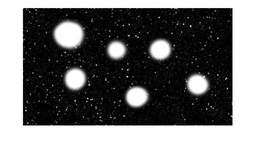
#> input picture trabalho_05/images/cosmos_original.jpg, 256 x 143 px, shrunk from 947 x 530 before the run
$ jupyter execute trabalho_05.ipynb   (shell and % lines are left out)   (older library calls are emulated)
#> lines starting #> are read from the running program, lines starting #| are printed output that depends on the picture; after the words box and inside, x2 and y2 are one past the last pixel; in counts of white or black regions, pixels touching at a corner belong together
**Aluno**: Artur Chiaperini Grover.

# Trabalho 5 - Transformada de Hough

Faça um documento jupyter notebook que forneça, com base na transformada de Hough modelada para círculos, a contagem e a descrição (coordenadas dos centros e raio) dos discos grandes presentes na imagem do exemplo (do trabalho 3 - segmentação dos discos claros usando a transformada top-hat).

-------

Procedimento sugerido:

Use como base o resultado do trabalho 3. Inicialmente, subtraia o resultado do trabalho 3 da imagem original a fim de obter a segmentação dos discos. Em seguida, utilize um filtro para obter as bordas dos discos e binarize o resultado. Por fim, empregue a transformada de Hough para obter as informações desejadas.

-------

#### Bibliotecas

[cell 1]
import cv2 as cv
import numpy as np

import matplotlib.pyplot as plt

from collections import defaultdict

-------

# Funções

Para resolver o problema de identificar as circunferências, criamos as funções a seguir:

* ```img_threshold```: limiarização da imagem, o limiar pode ser dado como parâmetro para a função;
* ```img2binary```: binarização da imagem;
* ```sobel```: aplica o filtro sobel na imagem;
* ```plota```: função para exibir as imagens;
* ```remove_straight_edges```: remove as linhas horizontais e verticais da imagem.

[cell 2]
def img_threshold(img, threshold = 60):
    '''Performs limiarization of an image'''
    return threshold < img

[cell 3]
def img2binary(img):
    '''Binarization of image with threshold given'''
    img[img > 0] = 1
    return img

[cell 4]
def sobel(img):
    '''Apply sobel filter on an image'''
    sobelx = np.array([[-1, 0, 1], [-2, 0, 2], [-1, 0, 1]])
    sobely = np.array([[-1, -2, -1], [0, 0, 0], [1, 2, 1]])
    gx = cv.convertScaleAbs(cv.filter2D(img,
                                        cv.CV_64F,
                                        cv.flip(sobelx, -1)))
    gy = cv.convertScaleAbs(cv.filter2D(img,
                                        cv.CV_64F,
                                        cv.flip(sobely, -1)))

    return gx + gy

[cell 5]
def plota(img, gray = True, save = False, name = ''):
    num = len(img)
    fig = plt.figure(figsize = (15, 9))
    grid = plt.GridSpec(1, num, fig)

    for i in range(num):
        ax = fig.add_subplot(grid[0, i])
        if gray:
            ax.imshow(img[i], cmap = 'gray')
        else:
            ax.imshow(img[i])
        ax.set_xticks([])
        ax.set_yticks([])

    if save:
        plt.savefig(name)

    return fig

[cell 6]
def remove_straight_edges(img, percent = 0.03):
    '''Removes horizontal and vertical straight edges from an image'''
    if img.max() != 255:
        horizontal = np.copy(img * 255)
        vertical = np.copy(img * 255)
    else:
        horizontal = np.copy(img)
        vertical = np.copy(img)

    kernel = np.ones((2, 2), np.uint8)

    n_rows, n_cols = img.shape
    horizontal_size = np.int(n_cols * percent)
    horizontal_structure = cv.getStructuringElement(cv.MORPH_RECT,
                                                    (horizontal_size, 1))
    horizontal = cv.erode(horizontal, horizontal_structure)
    horizontal = cv.dilate(horizontal, horizontal_structure)
    horizontal = cv.bitwise_not(horizontal)
    horizontal_edges = cv.adaptiveThreshold(horizontal, 255,
                                            cv.ADAPTIVE_THRESH_MEAN_C,
                                            cv.THRESH_BINARY, 3, -2)

    horizontal_edges = cv.dilate(horizontal_edges, kernel)
    horizontal_smooth = np.copy(horizontal)
    horizontal_smooth = cv.blur(horizontal_smooth, (3, 3))

    (rows, cols) = np.where(horizontal_edges != 0)
    horizontal[rows, cols] = horizontal_smooth[rows, cols]

    vertical_size = np.int(n_rows * percent)
    vertical_structure = cv.getStructuringElement(cv.MORPH_RECT,
                                                  (1, vertical_size))
    vertical = cv.erode(vertical, vertical_structure)
    vertical = cv.dilate(vertical, vertical_structure)
    vertical = cv.bitwise_not(vertical)
    vertical_edges = cv.adaptiveThreshold(vertical, 255,
                                          cv.ADAPTIVE_THRESH_MEAN_C,
                                          cv.THRESH_BINARY, 3, -2)

    vertical_edges = cv.dilate(vertical_edges, kernel)
    vertical_smooth = np.copy(vertical)
    vertical_smooth = cv.blur(vertical_smooth, (3, 3))

    (rows, cols) = np.where(vertical_edges != 0)
    vertical[rows, cols] = vertical_smooth[rows, cols]


    return cv.bitwise_not(vertical) + cv.bitwise_not(horizontal)

-------

# Carregando as images

Neste problema usamos as duas imagens abaixo. A variável **entrada** recebe a imagem original que possue as grandes circunferências brancas.

O objetivo deste trabalho é aplicar a transformada circular de Hough, e identificar as grandes circunferências.

[cell 7]
entrada = cv.imread('../images/cosmos_original.jpg', 0)
#> entrada is the input picture: shape (143, 256); min 0, max 255, mean 104.7

[cell 8]
fig = plota([entrada])
#> in plota, `num = len(img)`: num = 1

-------

# Preparação da Imagem

Nesta etapa fazemos a preparação da imagem.

Para identificar as circunferências, primeiro fizemos a limiarização das duas imagens carregadas. Essa limiarização tem o objetivo de deixar bem delimitado os espaços que cada objeto dentro da imagem ocupa, e remover a degrade que aparece entorno das cincunferências grandes, como podemos ver abaixo.

[cell 9]
entrada_thres = img_threshold(entrada).astype(np.uint8)
#> in img_threshold, `return threshold < img`:
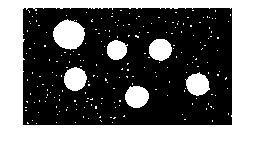
#> returned value: shape (143, 256) bool; 41.7% white; 214 white regions (207 under 20 px), largest, box (x1, y1, x2, y2) and area: (0, 0, 256, 143) 12209, (53, 19, 85, 50) 726, (64, 67, 87, 91) 421
fig = plota([entrada_thres])

Para limpar o ruido das imagens, que seriam os pequenos pontos brancos, aplicamos um filtro mediano. Pegamos o resultado do filtro mediano, e aplicamos o filtro sobel para deixar apenas as bordas dos objetos na imagem.

[cell 10]
entrada_thres_med = cv.medianBlur(entrada_thres, 5)
#> entrada_thres_med: shape (143, 256); values 0 (black) and 1 (white), 40.6% white; 7 white regions, largest, box (x1, y1, x2, y2) and area: (0, 0, 256, 143) 12205, (53, 20, 85, 49) 722, (64, 67, 87, 91) 419
fig = plota([entrada_thres_med])

[cell 11]
entrada_thres_med_sob = sobel(entrada_thres_med)
fig = plota([entrada_thres_med_sob])

Para deixar mais em evidência os objetos da image depois do filtro sobel ter sido aplicado, fazemos a binarização da imagem.

[cell 12]
sob_bin = img2binary(np.copy(entrada_thres_med_sob))
#> in img2binary, `img[img > 0] = 1`: img: shape (143, 256); values 0 (black) and 1 (white), 6.8% white in thin lines or dots, all inside (x1, y1, x2, y2) = (22, 7, 233, 126)
fig = plota([sob_bin])

Uma vez que temos a imagem acima, podemos remover as bordas horizontais e verticais. O motivo de remover estas bordas é ter menos pontos que serão usados na transformada de Hough. A sequência de imagens a seguir mostra as bordas horizontais e verticais que foram identificadas.

[cell 13]
test = remove_straight_edges(sob_bin)
#> in remove_straight_edges, `horizontal = cv.erode(horizontal, horizontal_structure)`: horizontal: shape (143, 256); 2.5% white in thin lines or dots, all inside (x1, y1, x2, y2) = (25, 7, 229, 126)
#> in remove_straight_edges, `horizontal = cv.dilate(horizontal, horizontal_structure)`: horizontal: shape (143, 256); 3.1% white in thin lines or dots, all inside (x1, y1, x2, y2) = (22, 7, 232, 126)
#> in remove_straight_edges, `horizontal_edges = cv.adaptiveThreshold(horizontal, 255, cv.ADAPTIVE_T..`: horizontal_edges: shape (143, 256); 3.6% white in thin lines or dots, all inside (x1, y1, x2, y2) = (21, 6, 233, 127)
#> in remove_straight_edges, `horizontal_edges = cv.dilate(horizontal_edges, kernel)`:
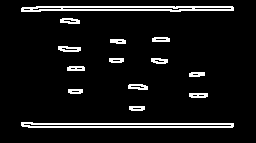
#> horizontal_edges: shape (143, 256); 7.3% white in thin lines or dots, all inside (x1, y1, x2, y2) = (21, 6, 234, 128)
#> in remove_straight_edges, `horizontal_smooth = cv.blur(horizontal_smooth, (3, 3))`:
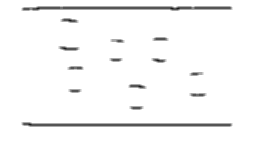
#> horizontal_smooth: shape (143, 256); min 28, max 255, mean 247
#> in remove_straight_edges, `(rows, cols) = np.where(horizontal_edges != 0)`: rows = 2656 values from 6 to 127; cols = 2656 values, max 233 at index 407, min 21 at index 408, mean 125.9
#> in remove_straight_edges, `horizontal[rows, cols] = horizontal_smooth[rows, cols]`:
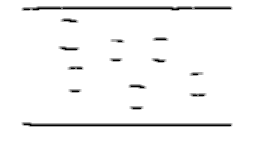
#> horizontal: shape (143, 256); min 0, max 255, mean 245.8
#> in remove_straight_edges, `vertical = cv.erode(vertical, vertical_structure)`: vertical: shape (143, 256); 2.1% white in thin lines or dots, all inside (x1, y1, x2, y2) = (22, 9, 233, 125)
#> in remove_straight_edges, `vertical = cv.dilate(vertical, vertical_structure)`: vertical: shape (143, 256); 3.2% white in thin lines or dots, all inside (x1, y1, x2, y2) = (22, 8, 233, 127)
#> in remove_straight_edges, `vertical_edges = cv.adaptiveThreshold(vertical, 255, cv.ADAPTIVE_THRES..`: vertical_edges: shape (143, 256); 3.6% white in thin lines or dots, all inside (x1, y1, x2, y2) = (21, 7, 234, 128)
#> in remove_straight_edges, `vertical_edges = cv.dilate(vertical_edges, kernel)`: vertical_edges: shape (143, 256); 7.2% white in thin lines or dots, all inside (x1, y1, x2, y2) = (21, 7, 235, 129)
#> in remove_straight_edges, `vertical_smooth = cv.blur(vertical_smooth, (3, 3))`:
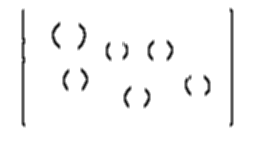
#> vertical_smooth: shape (143, 256); min 28, max 255, mean 246.9
#> in remove_straight_edges, `(rows, cols) = np.where(vertical_edges != 0)`: rows = 2629 values from 7 to 128; cols = 2629 values, max 234 at index 23, min 21 at index 13, mean 124.5
#> in remove_straight_edges, `vertical[rows, cols] = vertical_smooth[rows, cols]`:
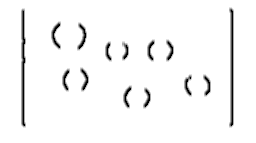
#> vertical: shape (143, 256); min 0, max 255, mean 245.8
#> in remove_straight_edges, `return cv.bitwise_not(vertical) + cv.bitwise_not(horizontal)`:
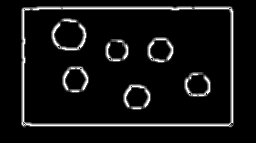
#> returned value: shape (143, 256); min 0, max 255, mean 18.1
fig = plota([test])

[cell 14]
test[np.where(test != 0)] = 255
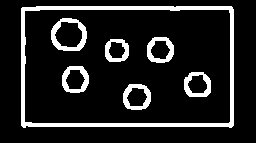
#> test: shape (143, 256); 13% white; 7 white regions, largest, box (x1, y1, x2, y2) and area: (21, 6, 234, 128) 2640, (51, 18, 87, 51) 462, (62, 66, 89, 93) 350
fig = plota([test])

Agora com as bordas separadas podemos fazer a subtração delas da imagem com filtro sobel. Assim temos uma imagem final que possui apenas alguns pontos e as circunferências grandes.

[cell 15]
img_test = sob_bin*255 - test
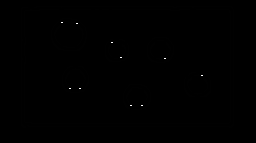
#> img_test: shape (143, 256); min 0, max 255, mean 0.2
fig = plota([img_test])

-------

# Transformada Circular de Hough

Uma vez que temos a imagem, que iremos usar na transformada de Hough (imagem acima), definimos os pontos no domínio de Hough.

O domínio de Hough, neste caso circular, tem as seguintes coordenadas $(r, r\cos(\theta), r\sin(\theta))$. Essas coordenadas dependem do tamanho da abertura do raio, isto é, temos que definir o valor mínimo e máximo do tamanho do raio em que será feita a busca pelas circunferências. O tamanho dessa abertura é importante para o tempo de execução da busca.

[cell 16]
n_rows, n_cols = img_test.shape
#> n_rows = 143; n_cols = 256

[cell 17]
steps = 101
points = []

[cell 18]
r_min = 31
r_max = 61

[cell 19]
for rr in range(r_min, r_max + 1):
    for t in range(steps):
        points.append((rr,
                       int(rr * np.cos(2 * np.pi * t / steps)),
                       int(rr * np.sin(2 * np.pi * t / steps))))

Para cada ponto na imagem de entrada da transformada, fazemos a varredura nos pontos no domínio de Hough, e caso haja algum pixel, para aquela coordenada $(r, r\cos(\theta), r\sin(\theta))$, temos um mapa onde acumulamos os valores.

[cell 20]
xyr = np.zeros([n_rows + 1, n_cols + 1, r_max + 1])
acc = defaultdict(int)

[cell 21]
for cy in np.arange(n_rows):
    for cx in np.arange(n_cols):
        if img_test[cy, cx] > 0:
            for r, y, x in points:
                if ((y + cy) > n_rows) or ((y + cy) < 0): continue
                if ((x + cx) > n_cols) or ((x + cx) < 0): continue
                xyr[y + cy, x + cx, r] += 1
                acc[(y + cy, x + cx, r)] += 1

Assim, para cada valor de raio, temos um plano dos pontos da imagem de entrada que foram transformados para o domínio de Hough. Podemos pegar este planos todos e somar, tendo um acumulador geral, que é a imagem abaixo. Os pixels de maior intensidade, tons amarelos/verde, mostra o centro de cada uma das circunferências.

[cell 22]
fig = plota([xyr.sum(axis = 2)], gray = False)
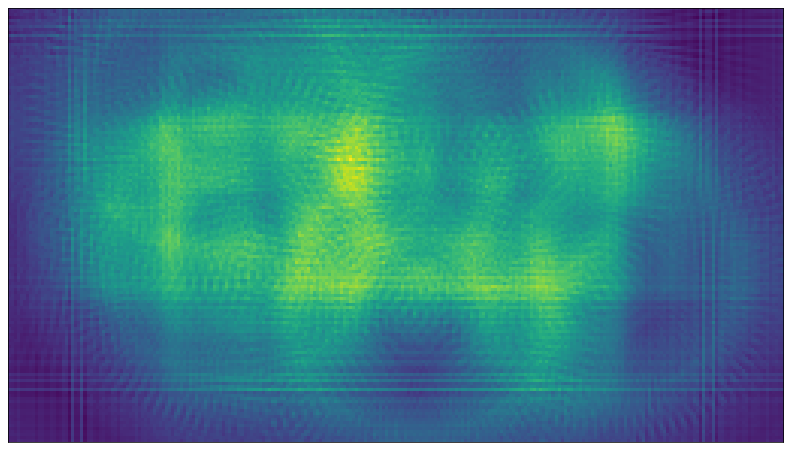
#> figure drawn by matplotlib, 1 panel

[cell 23]
threshold = 0.3

Abaixo temos as coordenadas $(x, y)$ de cada um dos centros das circunferências e seu respectivo raio.

[cell 24]
circles = []
for k, v in sorted(acc.items(), key=lambda i: -i[1]):
    y, x, r = k
    if v / steps >= threshold and all((y - cy)**2 +
                                      (x - cx)**2 > rc**2
                                      for cy, cx, rc in circles):
#         print('{:.4f}: {:5d} {:5d} {:5d}'.format(v / steps, y, x, r))
        circles.append((y, x, r))
#> after the loop, circles = []

[cell 25]
circles

Com os valores das coordenadas e do raio, podemos traçar cada uma das circunferências na imagem de entrada.

[cell 26]
red = (255, 0, 0)
saida_final = cv.cvtColor(np.copy(entrada), cv.COLOR_GRAY2BGR)
for y, x, r in circles:
#     print(y, x, r)
    cv.circle(saida_final, (x, y), r, red, thickness = 1)

[cell 27]
fig = plota([entrada])
fig = plota([saida_final], gray = False)
